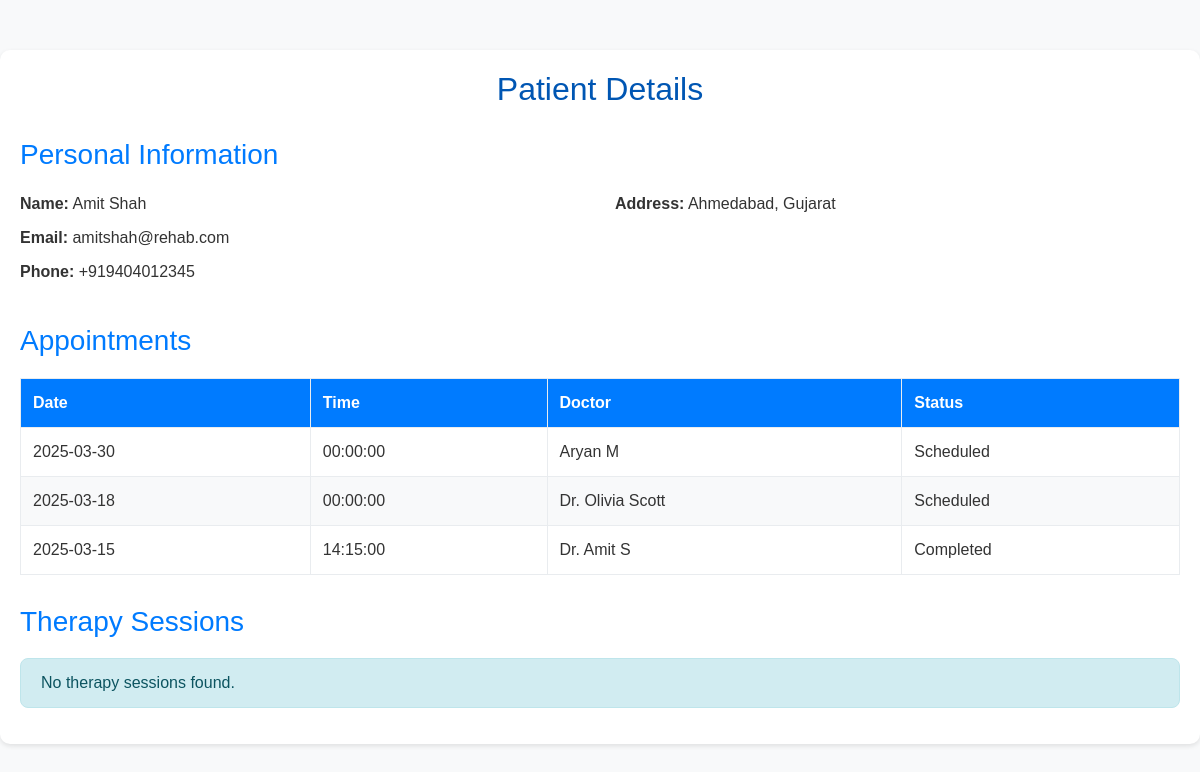
The app's page /view_patient_details.php?patient_id=19 (signed in), older data.
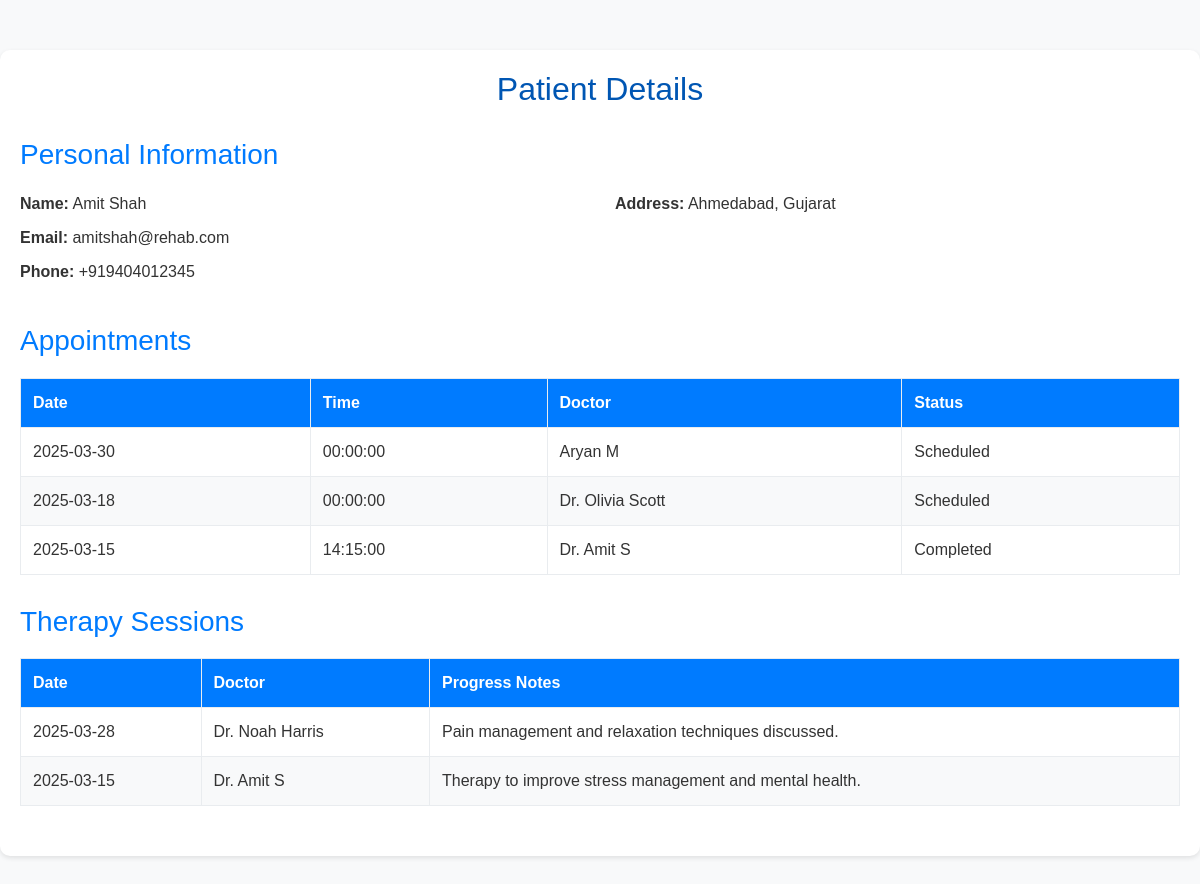
The same page, newer data.
### tables this page shows
CREATE TABLE `appointments` (
  `appointment_id` int(11) NOT NULL,
  `patient_id` int(11) DEFAULT NULL,
  `doctor_id` int(11) DEFAULT NULL,
  `appointment_date` date NOT NULL,
  `appointment_time` time NOT NULL,
  `status` varchar(50) DEFAULT 'Pending'
);

CREATE TABLE `doctors` (
  `doctor_id` int(11) NOT NULL,
  `name` varchar(100) NOT NULL,
  `speciality` varchar(100) NOT NULL,
  `email` varchar(100) DEFAULT NULL,
  `password` varchar(255) NOT NULL,
  `phone` varchar(15) DEFAULT NULL,
  `experience` varchar(100) DEFAULT NULL,
  `max_patients` int(11) NOT NULL,
  `role_id` int(11) DEFAULT NULL,
  `appointment_count` int(11) DEFAULT 0
);

CREATE TABLE `therapy_sessions` (
  `session_id` int(11) NOT NULL,
  `patient_id` int(11) NOT NULL,
  `doctor_id` int(11) NOT NULL,
  `appointment_id` int(11) NOT NULL,
  `session_date` date NOT NULL,
  `progress_notes` text DEFAULT NULL
);

### view_patient_details.php (the view, shortened to what this page needs)
<?php
include 'connection.php';
$patient_id = $_GET['patient_id'];
$patient_query = "SELECT * FROM patients WHERE patient_id = '$patient_id'";
$patient_result = mysqli_query($conn, $patient_query);
$patient = mysqli_fetch_assoc($patient_result);
$appointments_query = "SELECT a.*, d.name AS doctor_name
                      FROM appointments a
                      JOIN doctors d ON a.doctor_id = d.doctor_id
                      WHERE a.patient_id = '$patient_id'
                      ORDER BY a.appointment_date DESC";
$appointments_result = mysqli_query($conn, $appointments_query);
$therapy_query = "SELECT ts.*, d.name AS doctor_name
                  FROM therapy_sessions ts
                  JOIN doctors d ON ts.doctor_id = d.doctor_id
                  WHERE ts.patient_id = '$patient_id'
                  ORDER BY ts.session_date DESC";
$therapy_result = mysqli_query($conn, $therapy_query);
?>
<!DOCTYPE html>
<html lang="en">
<head>
    <link rel="stylesheet" href="https://stackpath.bootstrapcdn.com/bootstrap/4.5.2/css/bootstrap.min.css">
</head>
<body>
    <div class="container">
        <h2>Patient Details</h2>
        <div class="info-section">
            <h3 class="section-title">Personal Information</h3>
            <div class="row">
                <div class="col-md-6">
                    <p><strong>Name:</strong> <?php echo $patient['name']; ?></p>
                    <p><strong>Email:</strong> <?php echo $patient['email']; ?></p>
                    <p><strong>Phone:</strong> <?php echo $patient['phone']; ?></p>
                </div>
                <div class="col-md-6">
                    <p><strong>Address:</strong> <?php echo $patient['address']; ?></p>
                </div>
            </div>
        </div>
        <div class="appointments">
            <h3 class="section-title">Appointments</h3>
            <?php if (mysqli_num_rows($appointments_result) > 0): ?>
                <table>
                    <thead>
                        <tr>
                            <th>Date</th>
                            <th>Time</th>
                            <th>Doctor</th>
                            <th>Status</th>
                        </tr>
                    </thead>
                    <tbody>
                        <?php while ($appointment = mysqli_fetch_assoc($appointments_result)): ?>
                            <tr>
                                <td><?php echo $appointment['appointment_date']; ?></td>
                                <td><?php echo $appointment['appointment_time']; ?></td>
                                <td><?php echo $appointment['doctor_name']; ?></td>
                                <td><?php echo $appointment['status']; ?></td>
                            </tr>
                        <?php endwhile; ?>
                    </tbody>
                </table>
            <?php else: ?>
                <div class="alert alert-info">No appointments found.</div>
            <?php endif; ?>
        </div>
        <div class="therapy-sessions">
            <h3 class="section-title">Therapy Sessions</h3>
            <?php if (mysqli_num_rows($therapy_result) > 0): ?>
                <table>
                    <thead>
                        <tr>
                            <th>Date</th>
                            <th>Doctor</th>
                            <th>Progress Notes</th>
                        </tr>
                    </thead>
                    <tbody>
                        <?php while ($therapy = mysqli_fetch_assoc($therapy_result)): ?>
                            <tr>
                                <td><?php echo $therapy['session_date']; ?></td>
                                <td><?php echo $therapy['doctor_name']; ?></td>
                                <td><?php echo $therapy['progress_notes']; ?></td>
                            </tr>
                        <?php endwhile; ?>
                    </tbody>
                </table>
            <?php else: ?>
                <div class="alert alert-info">No therapy sessions found.</div>
            <?php endif; ?>
        </div>
    </div>
</body>
</html>

Row changes from the older to the newer data that the page shows:
added therapy_sessions: session_date "2025-03-28", doctor.name "Dr. Noah Harris", progress_notes "Pain management and relaxation techniques discussed."
added therapy_sessions: session_date "2025-03-15", doctor.name "Dr. Amit S", progress_notes "Therapy to improve stress management and mental health."
Text that changed along with them:
text no longer shown: "No therapy sessions found."
text now shown: "Date Doctor Progress Notes"
